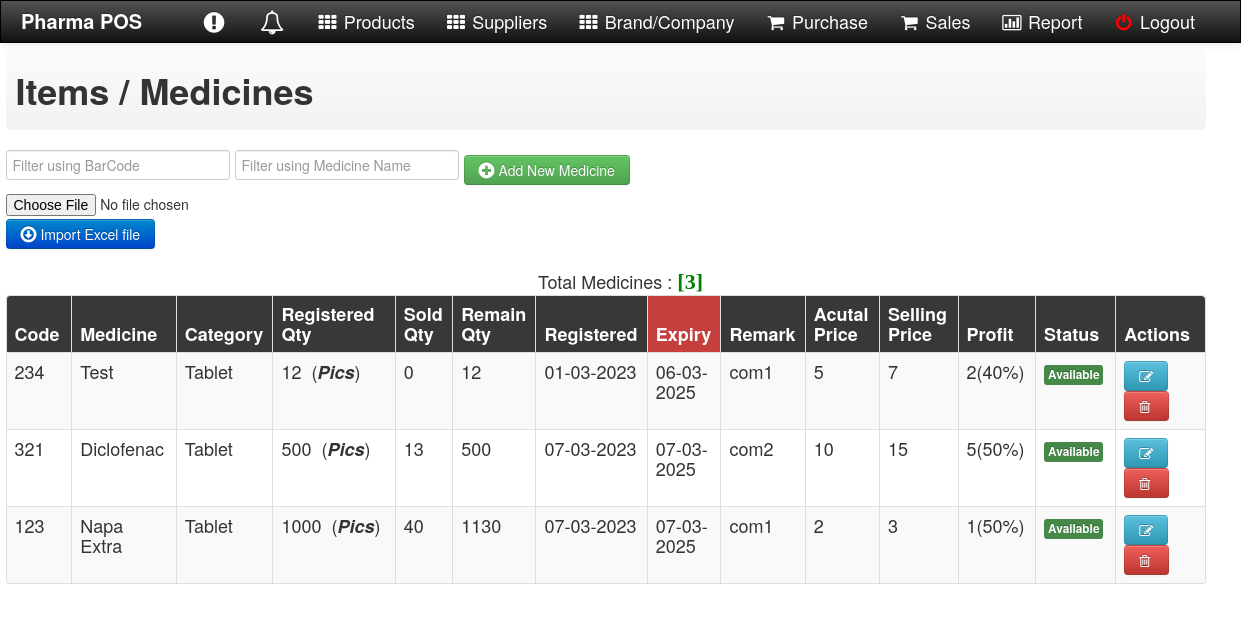
Before: /product/view.php (signed in) with the older database file.
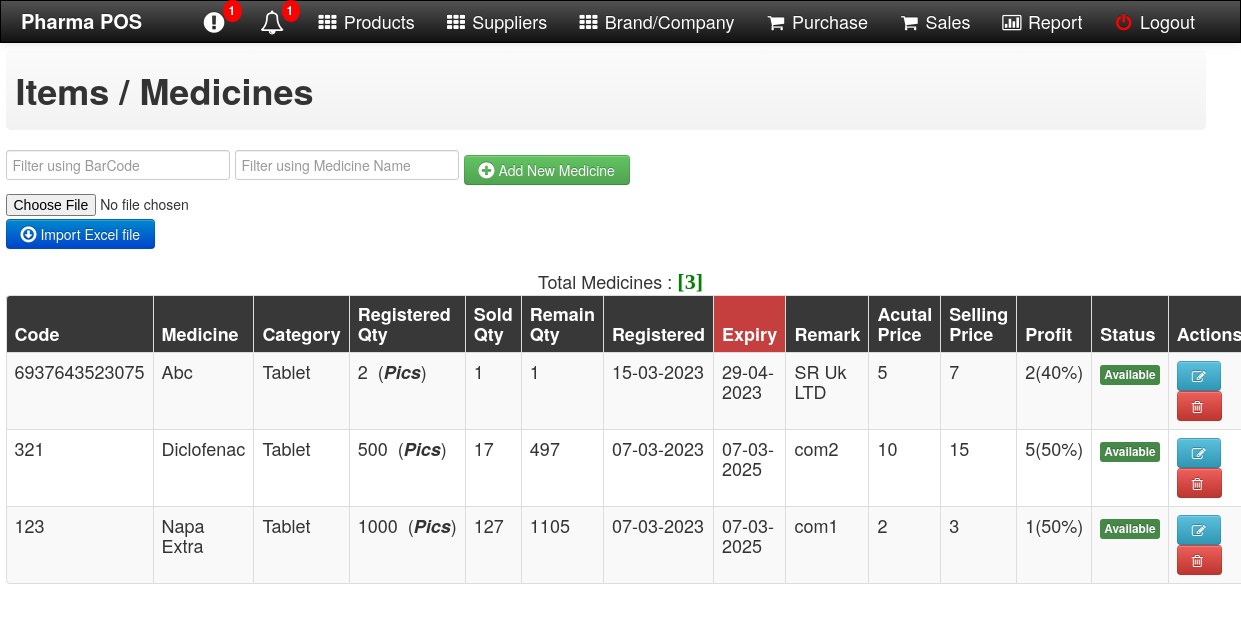
After: the same page with the newer database file.
### tables this page shows
CREATE TABLE `stock` (
  `id` int(100) NOT NULL,
  `bar_code` varchar(255) NOT NULL,
  `medicine_name` varchar(100) NOT NULL,
  `category` varchar(100) NOT NULL,
  `quantity` int(100) NOT NULL,
  `used_quantity` int(100) NOT NULL,
  `remain_quantity` int(100) NOT NULL,
  `act_remain_quantity` int(10) NOT NULL,
  `register_date` date NOT NULL,
  `expire_date` date NOT NULL,
  `company` varchar(100) NOT NULL,
  `sell_type` varchar(100) NOT NULL,
  `actual_price` int(100) NOT NULL,
  `selling_price` int(100) NOT NULL,
  `profit_price` varchar(100) NOT NULL,
  `status` varchar(100) NOT NULL
);

### product/view.php (the view, shortened to what this page needs)
<!DOCTYPE html>
<html>
<head>
    <link rel="stylesheet" type="text/css" href="../css/bootstrap.css">
  <link rel="stylesheet" type="text/css" href="../css/font-awesome.min.css">
  <link rel="stylesheet" type="text/css" href="../css/bootstrap-responsive.css">
  <link rel="stylesheet" type="text/css" href="../src/facebox.css">
  <link rel="stylesheet" type="text/css" href="../css/style.css">
</head>
<body>
  <body style="height: 100%">
  <div class="navbar navbar-inverse navbar-fixed-top">
      <div class="navbar-inner">
        <div class="container-fluid">
          <a class="brand" href="#"><b>Pharma POS</b></a>
        <div class="nav-collapse">
            <ul class="nav pull-right">
               <li>
        <?php
        include("../dbcon.php");
          $quantity = "5";
          $select_sql1 = "SELECT * FROM stock where remain_quantity <= '$quantity' and status='Available'";
          $result1 = mysqli_query($con,$select_sql1);
          $row2 = $result1->num_rows;
         if($row2 == 0){
            echo ' <a  href="#" class="notification label-inverse" >
                <span class="icon-exclamation-sign icon-large"></span></a>';
          }else{
            echo ' <a  href="../qty_alert.php" class="notification label-inverse" id="popup">
                <span class="icon-exclamation-sign icon-large"></span>
                <span class="badge">'.$row2.'</span></a>';
          }
          ?>
        </li>
          <li>
            <?php
              $date = date('d-m-Y');
        $inc_date = date("Y-m-d", strtotime("+6 month", strtotime($date)));
        $select_sql = "SELECT  * FROM stock WHERE expire_date <= '$inc_date' and status='Available' ";
         $result =  mysqli_query($con,$select_sql);
          $row1 = $result->num_rows;
            if($row1 == 0){
                 echo ' <a  href="#" class="notification label-inverse" >
                <span class="icon-bell icon-large"></span></a>';
          }else{
            echo ' <a  href="../ex_alert.php" class="notification label-inverse" id="popup">
                <span class="icon-bell icon-large"></span>
                <span class="badge">'.$row1.'</span></a>';
            }
            ?>
          </li>
		<li><a href="../product/view.php?invoice_number=<?php echo $_GET['invoice_number']?>"><span class="icon-th"></span> Products</a></li>
					<li><a href="../supplier/view.php?invoice_number=<?php echo $_GET['invoice_number']?>"><span class="icon-th"></span> Suppliers</a></li>
					<li><a href="../company/view.php?invoice_number=<?php echo $_GET['invoice_number']?>"><span class="icon-th"></span> Brand/Company</a></li>
					<li><a href="../purchase.php?invoice_number=<?php echo $_GET['invoice_number']?>"><span class="icon-shopping-cart"></span> Purchase</a></li>
					<li><a href="../home.php?invoice_number=<?php echo $_GET['invoice_number']?>"><span class="icon-shopping-cart"></span> Sales</a></li>
					<li><a href="../sales_report.php?invoice_number=<?php echo $_GET['invoice_number']?>"><span class="icon-bar-chart"></span> Report</a></li>
					<li><a href="../logout.php" class="link"><font color='red'><span class="icon-off"></span></font> Logout</a></li>
       </ul>
      </div>
        </div>
      </div>
  </div>
     <div class="container">
      <div class="row">
        <div class="contentheader">
          <h1>Items / Medicines</h1>
           </div><br>
            <input type="text"  id="name_med1" size="4"  onkeyup="med_name1()" placeholder="Filter using BarCode" title="Type BarCode">
            <input type="text" size="4"  id="med_quantity" onkeyup="quanti()" placeholder="Filter using Medicine Name" title="Type Medicine Name">
           <a href="index.php?invoice_number=<?php echo $_GET['invoice_number']?>" id="popup"><button class="btn btn-success btn-md" name="submit"><span class="icon-plus-sign icon-large"></span> Add New Medicine</button></a>
               <form action="import_xls.php?invoice_number=<?php echo $_GET['invoice_number']?>" method="post"
                name="frmExcelImport" id="frmExcelImport" enctype="multipart/form-data">
                <div>
               <input type="file" name="file"
                   id="file" accept=".xls,.xlsx" required>
                </div>
           <button class="btn btn-primary btn-md" name="submit"><span class="icon-download icon-large"></span> Import Excel file</button>
            </form>
      </div>
    </div>
    <?php
       include('../dbcon.php');
         $select_sql = "SELECT * FROM stock order by quantity";
         $select_query = mysqli_query($con,$select_sql);
         $row = mysqli_num_rows($select_query);
    ?>
      <div style="text-align:center;">
        Total Medicines : <font color="green" style="font:bold 22px 'Aleo';">[<?php echo $row;?>]</font>
      </div>
      <div class="container">
    <div class="row">
      <div class="col-12">
        <form method="POST">
            <div style="height: auto;">
          <table id="table0" class="table table-bordered table-striped table-hover">
           <thead>
             <tr style="background-color: #383838; color: #FFFFFF;" >
             <th width="3%">Code</th>
             <th width="3%">Medicine</th>
             <th width="1%">Category</th>
             <th width="5%">Registered Qty</th>
             <th width="1%">Sold Qty</th>
             <th  width="1%">Remain Qty</th>
             <th width="1%">Registered</th>
             <th style="background-color: #c53f3f;" width="1%">Expiry</th>
             <th width="1%">Remark</th>
             <th width="2%">Acutal Price</th>
             <th width="2%">Selling Price</th>
             <th width="2%">Profit</th>
             <th width = "3%">Status</th>
             <th width = "5%">Actions</th>
             </tr>
           </thead>
            <tbody>
        <?php include("../dbcon.php"); ?>
        <?php $sql = "SELECT  id,bar_code, medicine_name, category, quantity,used_quantity, remain_quantity,act_remain_quantity, register_date, expire_date, company, sell_type , actual_price, selling_price, profit_price, status FROM stock order by id desc"; ?>
        <?php $result =  mysqli_query($con,$sql); ?>
        <?php while( $row =  mysqli_fetch_array($result)) : ?>
        <tr style="">
            <td><?php echo $row['bar_code']; ?></td>
            <td><?php echo $row['medicine_name']; ?></td>
            <td><?php echo $row['category']; ?></td>
            <td><?php echo $row['quantity']."&nbsp;&nbsp;(<strong><i>".$row['sell_type']."</i></strong>)"?></td>
            <td><?php echo $row['used_quantity']; ?></td>
            <td><?php echo $row['remain_quantity']; ?></td>
            <td><?php echo  date("d-m-Y", strtotime($row['register_date'])); ?></td>
            <td><?php echo date("d-m-Y", strtotime($row['expire_date'])); ?></td>
            <td><?php echo $row['company']; ?></td>
            <td><?php echo $row['actual_price']; ?></td>
            <td><?php echo $row['selling_price']; ?></td>
            <td><?php echo $row['profit_price']; ?></td>
            <td><?php $status = $row['status'];
                if($status == 'Available'){
                  echo '<span class="label label-success">'.$status.'</span>';
                }else{
                  echo '<span class="label label-danger">'.$status.'</span>';
                }
            ?></td>
            <td><a id="popup" href="update_view.php?id=<?php echo $row['id']?>&invoice_number=<?php echo $_GET['invoice_number']?>"><button class="btn btn-info"><span class="icon-edit"></span></button></a>
          <button class="btn btn-danger delete" id="<?php echo $row['id']?>"><span class="icon-trash"></span>&nbsp;</button></td>
            </tr>
        <?php endwhile ?>
    </tbody>
           </table>
         </div>
      </form>
      </div>
    </div>
    </div>
 </body>
</html>

### css/style.css (style rules this page uses)
.notification { text-decoration: none; color: red; padding: 10px 26px; position: relative; display: inline-block; border-radius: 2px; }
.notification .badge { position: absolute; top: -1px; right: 1px; padding: 4px 7px 4px 5px; border-radius: 50%; background-color: red; color: white; }

Changed rows visible on the page:
removed stock: bar_code "234", medicine_name "Test", category "Tablet", quantity "12", sell_type "Pics", used_quantity "0", remain_quantity "12", register_date "01-03-2023", expire_date "06-03-2025", company "com1", actual_price "5", selling_price "7", profit_price "2(40%)", status "Available"
added stock: bar_code "6937643523075", medicine_name "Abc", category "Tablet", quantity "2", sell_type "Pics", used_quantity "1", remain_quantity "1", register_date "15-03-2023", expire_date "29-04-2023", company "SR Uk LTD", actual_price "5", selling_price "7", profit_price "2(40%)", status "Available"
changed stock "Diclofenac": used_quantity "13" → "17"; remain_quantity "500" → "497"
changed stock "Napa Extra": used_quantity "40" → "127"; remain_quantity "1130" → "1105"
Other visible differences:
$row2: (not shown) → "1"
$row1: (not shown) → "1"
